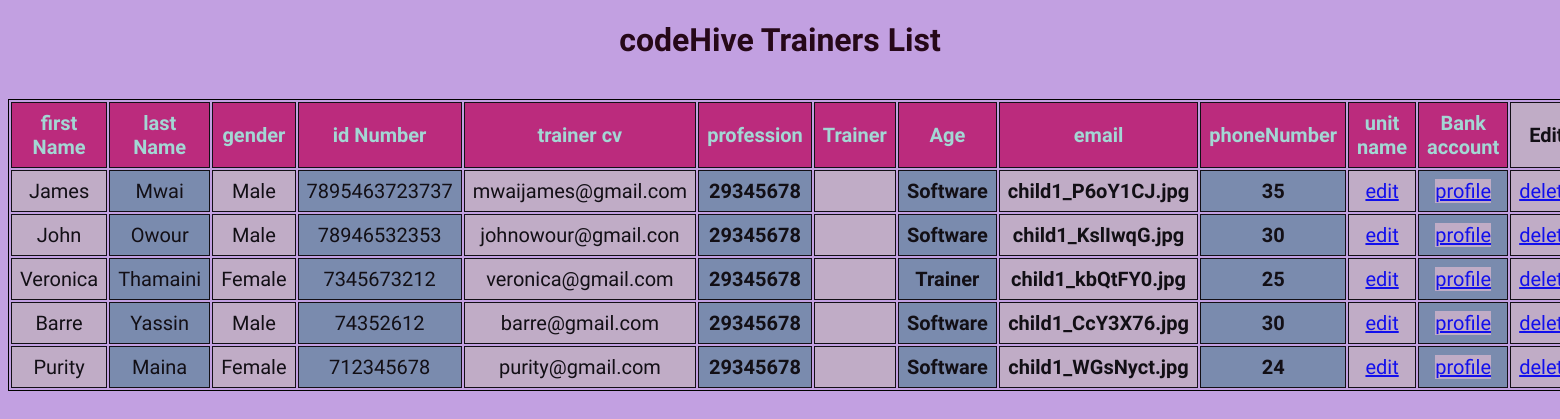
The app's page /Trainer/list/ with its own data.
### Trainer/models.py (models this page shows)
class Trainer(models.Model):
    first_name=models.CharField(max_length=10,default=23,null=True,blank=True)
    last_name=models.CharField(max_length=10,default=20,null=True,blank=True)
    gender=models.CharField(max_length=12,default=30,null=True,blank=True)
    id_Number=models.CharField(max_length=12,default=35,null=True,blank=True)
    profession=models.CharField(max_length=10,default=45,null=True,blank=True)
    trainer_cv=models.FileField()
    age=models.CharField(max_length=12,default=24,null=True,blank=True)
    email=models.EmailField(max_length=20,default=30,null=True,blank=True)
    phoneNumber=models.PositiveIntegerField(max_length=13,default=41,null=True,blank=True)
    Unit_Name=models.CharField(max_length=10,default=23,null=True,blank=True)
    Bank_account=models.CharField(max_length=14,default=29,null=True,blank=True)

### Trainer/views.py (the view)
# urls.py: path("list/",trainer_list,name="trainer_list"),
def trainer_list(request):
     trainers= Trainer.objects.all()
     return render(request,"trainer_list.html",{"trainers":trainers})

### Trainer/templates/trainer_list.html (shortened to what this page needs)
<!DOCTYPE html>
<html lang="en">
<head>
    <h1>codeHive Trainers List</h1>
</body>
</html>
</html>
</head>
<body>
<table>
    <tr>
        <th id="row">first Name</th>
        <th id="row">last Name</th>
        <th id="row">gender</th>
        <th id="row">id Number</th>
        <th id="row">trainer cv</th>
        <th id="row">profession</th>
        <th id="row">Trainer</th>
        <th id="row">Age</th>
        <th id="row">email</th>
        <th id="row">phoneNumber</th>
        <th id="row">unit name</th>
        <th id="row">Bank account</th>
        <th>Edit</th>
    </tr>
{%for trainer in trainers%}
<tr>
    <td>{{ trainer.first_name}}</td>
    <td>{{ trainer.last_name}}</td>
    <td>{{ trainer.gender}}</td>
    <td>{{trainer.phoneNumber}}</td>
    <td>{{trainer.email}}</td>
    <th>{{trainer.Bank_account}}</th>
    <th>{{trainer.unit_name}}</th>
    <th>{{trainer.profession}}</th>
    <th>{{trainer.trainer_cv}}</th>
    <th>{{trainer.age}}</th>
    <td><a href="{% url 'edit_trainer 'id=trainer.id% }">edit</a></td>
    <td><a href="{% url 'trainer_profile 'id=trainer.id% }">profile</a></td>
    <td><a href="{% url 'delete_trainer 'id=trainer.id% }">delete</a></td>
</tr>
</table>
</body>
</html>

### Trainer/templates/trainer_list.html (style rules this page uses)
body { background-color: rgb(194, 160, 225); }
table, th, td { border: 1px solid black; }
table { width: 70%; text-align: center; }
* { font-family: 'Raleway', sans-serif; }
body { background-repeat: no-repeat; background-size: cover; }
h1 { text-align: center; color: #260818; }
table { text-align: center; font-size: 20px; width: 85%; margin: auto; margin-top: 40px; }
table tr :nth-child(odd) { background: #C0AEC4; }
table tr :nth-child(even) { background: #7389a9; }
th, td { padding: 8px; opacity: 0.9; }
#row { background-color: #bb1f73; color: #A0DED3; }
th { background-color: #A0DED3; }

### records on screen
Trainer: first_name "James", last_name "Mwai", gender "Male", phoneNumber "7895463723737", email "mwaijames@gmail.com", Bank_account "29345678", profession "Software", trainer_cv "child1_P6oY1CJ.jpg", age "35"
Trainer: first_name "John", last_name "Owour", gender "Male", phoneNumber "78946532353", email "johnowour@gmail.con", Bank_account "29345678", profession "Software", trainer_cv "child1_KslIwqG.jpg", age "30"
Trainer: first_name "Veronica", last_name "Thamaini", gender "Female", phoneNumber "7345673212", email "veronica@gmail.com", Bank_account "29345678", profession "Trainer", trainer_cv "child1_kbQtFY0.jpg", age "25"
Trainer: first_name "Barre", last_name "Yassin", gender "Male", phoneNumber "74352612", email "barre@gmail.com", Bank_account "29345678", profession "Software", trainer_cv "child1_CcY3X76.jpg", age "30"
Trainer: first_name "Purity", last_name "Maina", gender "Female", phoneNumber "712345678", email "purity@gmail.com", Bank_account "29345678", profession "Software", trainer_cv "child1_WGsNyct.jpg", age "24"
